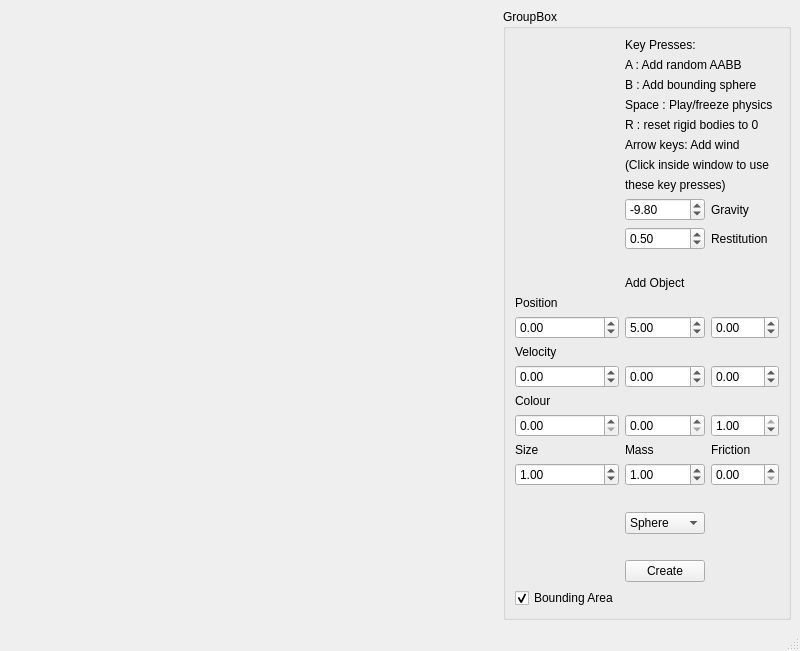
<?xml version="1.0" encoding="UTF-8"?>
<ui version="4.0">
 <class>MainWindow</class>
 <widget class="QMainWindow" name="MainWindow">
  <property name="geometry">
   <rect>
    <x>0</x>
    <y>0</y>
    <width>800</width>
    <height>600</height>
   </rect>
  </property>
  <property name="windowTitle">
   <string>MainWindow</string>
  </property>
  <widget class="QWidget" name="centralwidget">
   <layout class="QGridLayout" name="m_mainWindowGridLayout">
    <item row="0" column="1">
     <widget class="QGroupBox" name="groupBox">
      <property name="title">
       <string>GroupBox</string>
      </property>
      <layout class="QGridLayout" name="gridLayout">
       <item row="13" column="1">
        <widget class="QDoubleSpinBox" name="m_yPos">
         <property name="minimum">
          <double>-100.000000000000000</double>
         </property>
         <property name="maximum">
          <double>100.000000000000000</double>
         </property>
         <property name="value">
          <double>5.000000000000000</double>
         </property>
        </widget>
       </item>
       <item row="7" column="1" colspan="2">
        <widget class="QLabel" name="label_11">
         <property name="text">
          <string>these key presses)</string>
         </property>
        </widget>
       </item>
       <item row="3" column="1" colspan="2">
        <widget class="QLabel" name="label_8">
         <property name="text">
          <string>Space : Play/freeze physics</string>
         </property>
        </widget>
       </item>
       <item row="12" column="0">
        <widget class="QLabel" name="label_4">
         <property name="text">
          <string>Position</string>
         </property>
        </widget>
       </item>
       <item row="0" column="1">
        <widget class="QLabel" name="label_3">
         <property name="text">
          <string>Key Presses: </string>
         </property>
        </widget>
       </item>
       <item row="9" column="2">
        <widget class="QLabel" name="label_2">
         <property name="text">
          <string>Restitution</string>
         </property>
        </widget>
       </item>
       <item row="19" column="0">
        <widget class="QDoubleSpinBox" name="m_size">
         <property name="minimum">
          <double>0.100000000000000</double>
         </property>
         <property name="value">
          <double>1.000000000000000</double>
         </property>
        </widget>
       </item>
       <item row="13" column="0">
        <widget class="QDoubleSpinBox" name="m_xPos">
         <property name="minimum">
          <double>-100.000000000000000</double>
         </property>
         <property name="maximum">
          <double>100.000000000000000</double>
         </property>
        </widget>
       </item>
       <item row="1" column="1" colspan="2">
        <widget class="QLabel" name="label_5">
         <property name="text">
          <string>A : Add random AABB</string>
         </property>
        </widget>
       </item>
       <item row="13" column="2">
        <widget class="QDoubleSpinBox" name="m_zPos">
         <property name="minimum">
          <double>-100.000000000000000</double>
         </property>
         <property name="maximum">
          <double>100.000000000000000</double>
         </property>
        </widget>
       </item>
       <item row="15" column="2">
        <widget class="QDoubleSpinBox" name="m_zVel">
         <property name="minimum">
          <double>-99.000000000000000</double>
         </property>
        </widget>
       </item>
       <item row="17" column="2">
        <widget class="QDoubleSpinBox" name="m_bCol">
         <property name="maximum">
          <double>1.000000000000000</double>
         </property>
         <property name="singleStep">
          <double>0.100000000000000</double>
         </property>
         <property name="value">
          <double>1.000000000000000</double>
         </property>
        </widget>
       </item>
       <item row="8" column="1">
        <widget class="QDoubleSpinBox" name="m_gravity">
         <property name="minimum">
          <double>-100.000000000000000</double>
         </property>
         <property name="maximum">
          <double>100.000000000000000</double>
         </property>
         <property name="singleStep">
          <double>0.200000000000000</double>
         </property>
         <property name="value">
          <double>-9.800000000000001</double>
         </property>
        </widget>
       </item>
       <item row="17" column="0">
        <widget class="QDoubleSpinBox" name="m_rCol">
         <property name="maximum">
          <double>1.000000000000000</double>
         </property>
         <property name="singleStep">
          <double>0.100000000000000</double>
         </property>
        </widget>
       </item>
       <item row="2" column="1" colspan="2">
        <widget class="QLabel" name="label_7">
         <property name="text">
          <string>B : Add bounding sphere</string>
         </property>
        </widget>
       </item>
       <item row="9" column="1">
        <widget class="QDoubleSpinBox" name="m_restitution">
         <property name="maximum">
          <double>1.000000000000000</double>
         </property>
         <property name="value">
          <double>0.500000000000000</double>
         </property>
        </widget>
       </item>
       <item row="18" column="0">
        <widget class="QLabel" name="label_14">
         <property name="text">
          <string>Size</string>
         </property>
        </widget>
       </item>
       <item row="4" column="1" colspan="2">
        <widget class="QLabel" name="label_6">
         <property name="text">
          <string>R : reset rigid bodies to 0</string>
         </property>
        </widget>
       </item>
       <item row="15" column="1">
        <widget class="QDoubleSpinBox" name="m_yVel">
         <property name="minimum">
          <double>-99.000000000000000</double>
         </property>
        </widget>
       </item>
       <item row="10" column="1">
        <widget class="QLabel" name="label_16">
         <property name="text">
          <string> </string>
         </property>
        </widget>
       </item>
       <item row="6" column="1" colspan="2">
        <widget class="QLabel" name="label_10">
         <property name="text">
          <string>(Click inside window to use </string>
         </property>
        </widget>
       </item>
       <item row="22" column="1">
        <widget class="QLabel" name="label_19">
         <property name="text">
          <string> </string>
         </property>
        </widget>
       </item>
       <item row="16" column="0">
        <widget class="QLabel" name="label_13">
         <property name="text">
          <string>Colour</string>
         </property>
        </widget>
       </item>
       <item row="19" column="2">
        <widget class="QDoubleSpinBox" name="m_friction">
         <property name="maximum">
          <double>1.000000000000000</double>
         </property>
         <property name="singleStep">
          <double>0.100000000000000</double>
         </property>
        </widget>
       </item>
       <item row="25" column="1">
        <widget class="QLabel" name="label_20">
         <property name="text">
          <string> </string>
         </property>
        </widget>
       </item>
       <item row="21" column="1">
        <widget class="QComboBox" name="m_collider">
         <item>
          <property name="text">
           <string>Sphere</string>
          </property>
         </item>
         <item>
          <property name="text">
           <string>AABB</string>
          </property>
         </item>
        </widget>
       </item>
       <item row="20" column="1">
        <widget class="QLabel" name="label_18">
         <property name="text">
          <string> </string>
         </property>
        </widget>
       </item>
       <item row="23" column="1">
        <widget class="QPushButton" name="m_newRigidBody">
         <property name="text">
          <string>Create</string>
         </property>
        </widget>
       </item>
       <item row="11" column="1">
        <widget class="QLabel" name="label_17">
         <property name="text">
          <string>Add Object</string>
         </property>
        </widget>
       </item>
       <item row="17" column="1">
        <widget class="QDoubleSpinBox" name="m_gCol">
         <property name="maximum">
          <double>1.000000000000000</double>
         </property>
         <property name="singleStep">
          <double>0.100000000000000</double>
         </property>
        </widget>
       </item>
       <item row="14" column="0">
        <widget class="QLabel" name="label_12">
         <property name="text">
          <string>Velocity</string>
         </property>
        </widget>
       </item>
       <item row="18" column="1">
        <widget class="QLabel" name="label_15">
         <property name="text">
          <string>Mass</string>
         </property>
        </widget>
       </item>
       <item row="15" column="0">
        <widget class="QDoubleSpinBox" name="m_xVel">
         <property name="minimum">
          <double>-99.000000000000000</double>
         </property>
        </widget>
       </item>
       <item row="8" column="2">
        <widget class="QLabel" name="label">
         <property name="text">
          <string>Gravity</string>
         </property>
        </widget>
       </item>
       <item row="19" column="1">
        <widget class="QDoubleSpinBox" name="m_mass">
         <property name="minimum">
          <double>0.100000000000000</double>
         </property>
         <property name="value">
          <double>1.000000000000000</double>
         </property>
        </widget>
       </item>
       <item row="5" column="1" colspan="2">
        <widget class="QLabel" name="label_9">
         <property name="text">
          <string>Arrow keys: Add wind</string>
         </property>
        </widget>
       </item>
       <item row="18" column="2">
        <widget class="QLabel" name="label_21">
         <property name="text">
          <string>Friction</string>
         </property>
        </widget>
       </item>
       <item row="25" column="0">
        <widget class="QCheckBox" name="m_bounds">
         <property name="text">
          <string>Bounding Area</string>
         </property>
         <property name="checked">
          <bool>true</bool>
         </property>
         <property name="tristate">
          <bool>false</bool>
         </property>
        </widget>
       </item>
      </layout>
     </widget>
    </item>
    <item row="0" column="0">
     <spacer name="horizontalSpacer">
      <property name="orientation">
       <enum>Qt::Horizontal</enum>
      </property>
      <property name="sizeHint" stdset="0">
       <size>
        <width>40</width>
        <height>20</height>
       </size>
      </property>
     </spacer>
    </item>
   </layout>
  </widget>
  <widget class="QMenuBar" name="menubar">
   <property name="geometry">
    <rect>
     <x>0</x>
     <y>0</y>
     <width>800</width>
     <height>19</height>
    </rect>
   </property>
  </widget>
  <widget class="QStatusBar" name="statusbar"/>
 </widget>
 <resources/>
 <connections/>
</ui>
